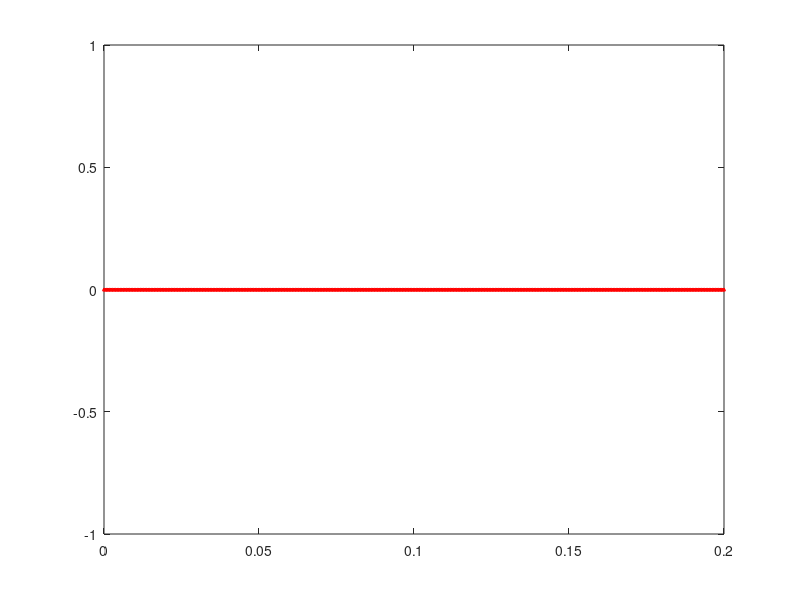

Recreate this plot in MATLAB. (Note: this script raises an error after producing the figure.)
figure(1)
% hold on
set(gca, 'FontSize', 0.05)
set(gca, 'FontWeight', 'bold')
ytick = 0:0.1:1;
set(gca, 'ytick', ytick);
limit = 0.2;
xtick = 0:0.02:limit;
set(gca, 'xtick', xtick);
ylabel('Proportion of Images', 'Interpreter', 'tex', 'fontsize', 15)
xlabel('Shape RMSE', 'Interpreter', 'tex', 'fontsize', 15)
title('LFPW','Interpreter', 'tex', 'fontsize', 15)
grid on

error = zeros(i,1);

for j = 1:i
  temp1 = test_ds.data{j}.ann;
  temp2 = fann(:,:,j);
  eye1 = mean(temp1(test_ds.comp{3},:));
  eye2 = mean(temp1(test_ds.comp{4},:));
  eye_dist = mean(sqrt(sum((eye1 - eye2).^2,2)));
%   eye_dist = mean(sqrt(sum((temp1(125,:) - temp2(145,:)).^2,2)));
  error(j) = mean(sqrt(sum((temp1 - temp2).^2,2))) / eye_dist;
end

list = 0:0.0005:limit;
cum_error = zeros(size(list));
count = 1;

for j = list
  cum_error(count) = length(find(error < j)) / (i);
  count = count + 1;
end

plot(list, cum_error, 'r-^', 'MarkerSize', 2, 'linewidth', 1);
legend([opt.m.shape_model ' | ' opt.m.tex_model ' | ' opt.algorithm], 'Location', 'SouthEast')
drawnow
